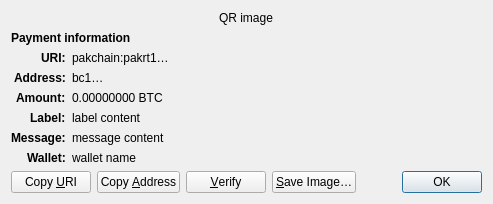
<?xml version="1.0" encoding="UTF-8"?>
<ui version="4.0">
 <class>ReceiveRequestDialog</class>
 <widget class="QDialog" name="ReceiveRequestDialog">
  <property name="geometry">
   <rect>
    <x>0</x>
    <y>0</y>
    <width>413</width>
    <height>229</height>
   </rect>
  </property>
  <property name="windowTitle">
   <string>Request payment to …</string>
  </property>
  <layout class="QGridLayout" name="gridLayout" columnstretch="0,1">
   <property name="sizeConstraint">
    <enum>QLayout::SetFixedSize</enum>
   </property>
   <item row="0" column="0" colspan="2" alignment="Qt::AlignHCenter">
    <widget class="QRImageWidget" name="qr_code">
     <property name="text">
      <string notr="true">QR image</string>
     </property>
     <property name="textInteractionFlags">
      <set>Qt::NoTextInteraction</set>
     </property>
    </widget>
   </item>
   <item row="1" column="0" colspan="2">
    <widget class="QLabel" name="payment_header">
     <property name="font">
      <font>
       <weight>75</weight>
       <bold>true</bold>
      </font>
     </property>
     <property name="text">
      <string>Payment information</string>
     </property>
     <property name="textInteractionFlags">
      <set>Qt::NoTextInteraction</set>
     </property>
    </widget>
   </item>
   <item row="2" column="0" alignment="Qt::AlignRight|Qt::AlignTop">
    <widget class="QLabel" name="uri_tag">
     <property name="font">
      <font>
       <weight>75</weight>
       <bold>true</bold>
      </font>
     </property>
     <property name="text">
      <string notr="true">URI:</string>
     </property>
     <property name="textFormat">
      <enum>Qt::PlainText</enum>
     </property>
     <property name="textInteractionFlags">
      <set>Qt::NoTextInteraction</set>
     </property>
    </widget>
   </item>
   <item row="2" column="1" alignment="Qt::AlignTop">
    <widget class="QLabel" name="uri_content">
     <property name="text">
      <string notr="true">pakchain:pakrt1…</string>
     </property>
     <property name="textFormat">
      <enum>Qt::RichText</enum>
     </property>
     <property name="wordWrap">
      <bool>true</bool>
     </property>
     <property name="textInteractionFlags">
      <set>Qt::TextSelectableByMouse</set>
     </property>
    </widget>
   </item>
   <item row="3" column="0" alignment="Qt::AlignRight|Qt::AlignTop">
    <widget class="QLabel" name="address_tag">
     <property name="font">
      <font>
       <weight>75</weight>
       <bold>true</bold>
      </font>
     </property>
     <property name="text">
      <string>Address:</string>
     </property>
     <property name="textInteractionFlags">
      <set>Qt::NoTextInteraction</set>
     </property>
    </widget>
   </item>
   <item row="3" column="1" alignment="Qt::AlignTop">
    <widget class="QLabel" name="address_content">
     <property name="text">
      <string notr="true">bc1…</string>
     </property>
     <property name="textFormat">
      <enum>Qt::PlainText</enum>
     </property>
     <property name="textInteractionFlags">
      <set>Qt::TextSelectableByMouse</set>
     </property>
    </widget>
   </item>
   <item row="4" column="0" alignment="Qt::AlignRight|Qt::AlignTop">
    <widget class="QLabel" name="amount_tag">
     <property name="font">
      <font>
       <weight>75</weight>
       <bold>true</bold>
      </font>
     </property>
     <property name="text">
      <string>Amount:</string>
     </property>
     <property name="textInteractionFlags">
      <set>Qt::NoTextInteraction</set>
     </property>
    </widget>
   </item>
   <item row="4" column="1" alignment="Qt::AlignTop">
    <widget class="QLabel" name="amount_content">
     <property name="text">
      <string notr="true">0.00000000 BTC</string>
     </property>
     <property name="textFormat">
      <enum>Qt::PlainText</enum>
     </property>
     <property name="textInteractionFlags">
      <set>Qt::TextSelectableByMouse</set>
     </property>
    </widget>
   </item>
   <item row="5" column="0" alignment="Qt::AlignRight|Qt::AlignTop">
    <widget class="QLabel" name="label_tag">
     <property name="font">
      <font>
       <weight>75</weight>
       <bold>true</bold>
      </font>
     </property>
     <property name="text">
      <string>Label:</string>
     </property>
     <property name="textInteractionFlags">
      <set>Qt::NoTextInteraction</set>
     </property>
    </widget>
   </item>
   <item row="5" column="1" alignment="Qt::AlignTop">
    <widget class="QLabel" name="label_content">
     <property name="text">
      <string notr="true">label content</string>
     </property>
     <property name="textFormat">
      <enum>Qt::PlainText</enum>
     </property>
     <property name="wordWrap">
      <bool>true</bool>
     </property>
     <property name="textInteractionFlags">
      <set>Qt::TextSelectableByMouse</set>
     </property>
    </widget>
   </item>
   <item row="6" column="0" alignment="Qt::AlignRight|Qt::AlignTop">
    <widget class="QLabel" name="message_tag">
     <property name="font">
      <font>
       <weight>75</weight>
       <bold>true</bold>
      </font>
     </property>
     <property name="text">
      <string>Message:</string>
     </property>
     <property name="textInteractionFlags">
      <set>Qt::NoTextInteraction</set>
     </property>
    </widget>
   </item>
   <item row="6" column="1" alignment="Qt::AlignTop">
    <widget class="QLabel" name="message_content">
     <property name="text">
      <string notr="true">message content</string>
     </property>
     <property name="textFormat">
      <enum>Qt::PlainText</enum>
     </property>
     <property name="wordWrap">
      <bool>true</bool>
     </property>
     <property name="textInteractionFlags">
      <set>Qt::TextSelectableByMouse</set>
     </property>
    </widget>
   </item>
   <item row="7" column="0" alignment="Qt::AlignRight|Qt::AlignTop">
    <widget class="QLabel" name="wallet_tag">
     <property name="font">
      <font>
       <weight>75</weight>
       <bold>true</bold>
      </font>
     </property>
     <property name="text">
      <string>Wallet:</string>
     </property>
     <property name="textInteractionFlags">
      <set>Qt::NoTextInteraction</set>
     </property>
    </widget>
   </item>
   <item row="7" column="1" alignment="Qt::AlignTop">
    <widget class="QLabel" name="wallet_content">
     <property name="text">
      <string notr="true">wallet name</string>
     </property>
     <property name="textFormat">
      <enum>Qt::PlainText</enum>
     </property>
     <property name="wordWrap">
      <bool>true</bool>
     </property>
     <property name="textInteractionFlags">
      <set>Qt::TextSelectableByMouse</set>
     </property>
    </widget>
   </item>
   <item row="8" column="0" colspan="2">
    <layout class="QHBoxLayout" name="horizontalLayout">
     <item>
      <widget class="QPushButton" name="btnCopyURI">
       <property name="text">
        <string>Copy &amp;URI</string>
       </property>
       <property name="autoDefault">
        <bool>false</bool>
       </property>
      </widget>
     </item>
     <item>
      <widget class="QPushButton" name="btnCopyAddress">
       <property name="text">
        <string>Copy &amp;Address</string>
       </property>
       <property name="autoDefault">
        <bool>false</bool>
       </property>
      </widget>
     </item>
     <item>
      <widget class="QPushButton" name="btnVerify">
       <property name="text">
        <string>&amp;Verify</string>
       </property>
       <property name="toolTip">
        <string>Verify this address on e.g. a hardware wallet screen</string>
       </property>
       <property name="autoDefault">
        <bool>false</bool>
       </property>
      </widget>
     </item>
     <item>
      <widget class="QPushButton" name="btnSaveAs">
       <property name="text">
        <string>&amp;Save Image…</string>
       </property>
       <property name="autoDefault">
        <bool>false</bool>
       </property>
      </widget>
     </item>
     <item>
      <spacer name="horizontalSpacer_2">
       <property name="orientation">
        <enum>Qt::Horizontal</enum>
       </property>
       <property name="sizeHint" stdset="0">
        <size>
         <width>40</width>
         <height>20</height>
        </size>
       </property>
      </spacer>
     </item>
     <item>
      <widget class="QDialogButtonBox" name="buttonBox">
       <property name="focusPolicy">
        <enum>Qt::StrongFocus</enum>
       </property>
       <property name="standardButtons">
        <set>QDialogButtonBox::Ok</set>
       </property>
      </widget>
     </item>
    </layout>
   </item>
  </layout>
 </widget>
 <customwidgets>
  <customwidget>
   <class>QRImageWidget</class>
   <extends>QLabel</extends>
   <header>qt/qrimagewidget.h</header>
  </customwidget>
 </customwidgets>
 <tabstops>
  <tabstop>buttonBox</tabstop>
  <tabstop>btnCopyURI</tabstop>
  <tabstop>btnCopyAddress</tabstop>
  <tabstop>btnSaveAs</tabstop>
 </tabstops>
 <resources/>
 <connections>
  <connection>
   <sender>buttonBox</sender>
   <signal>accepted()</signal>
   <receiver>ReceiveRequestDialog</receiver>
   <slot>accept()</slot>
   <hints>
    <hint type="sourcelabel">
     <x>135</x>
     <y>230</y>
    </hint>
    <hint type="destinationlabel">
     <x>135</x>
     <y>126</y>
    </hint>
   </hints>
  </connection>
 </connections>
</ui>
